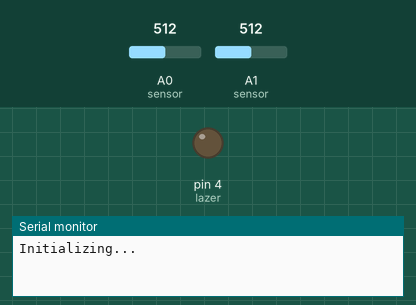
Recording of a sketch running on a simulated Arduino Uno, built with avr-gcc and run on an emulated ATmega328P. Shown: output pins drawn as LEDs (lit = HIGH), the last lines printed to the serial monitor. The inputs (shaded band) are chosen by the test bench; at power-on: A0 (sensor) = 512, A1 (sensor) = 512. The modem accepts every AT command (registered, SIM ready, sends succeed) and sends nothing else.

Above: at 0.1 s.
At 1.1 s:
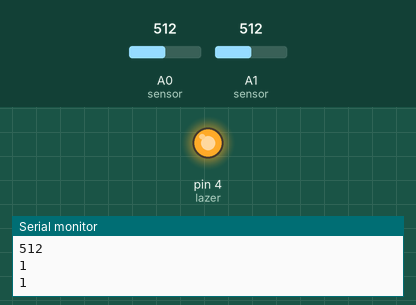
Timing chart, 0 to 2.6 s (numbered marks = the images above):
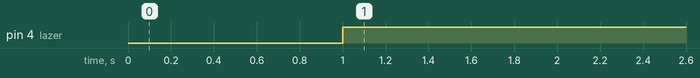

Measured:
- by itself, pin 4 (lazer): LOW → HIGH at 1.0 s

The sketch:

GSM_alarm_system.ino
```cpp
// Yusuf ÖRÜM
// for like this codes please visit my youtube channel -----> (Yusuf ÖRÜM)

#include <SoftwareSerial.h>
SoftwareSerial mySerial(2, 3); //SIM800L Tx & Rx is connected to Arduino #3 & #2
int value;
int light;
int lazer = 4;
int gas;
int ldr;
void setup()
{
  Serial.begin(9600);
  mySerial.begin(9600);
  pinMode(lazer,OUTPUT);
  Serial.println("Initializing...");

  delay(1000);
}

void loop()
{
  digitalWrite(lazer,HIGH);
  light = analogRead(A0); // gets value from lazer sensor
  value = analogRead(A1); // gets value from gas sensor
    Serial.println(light);
    Serial.println(value);

  delay(50);


  if(value>=300){
  gas = 1;
  }
  else {gas = 0;}

    if(light<=900){
  ldr = 1;
  }
  else {ldr = 0;}

  Serial.println(gas);
    Serial.println(ldr);

  while(ldr){
  mySerial.println("AT"); //Once the handshake test is successful, it will back to OK
  updateSerial();
  mySerial.println("AT+CSQ"); //Signal quality test, value range is 0-31 , 31 is the best
  updateSerial();
  mySerial.println("AT+CCID"); //Read SIM information to confirm whether the SIM is plugged
  updateSerial();
  mySerial.println("AT+CREG?"); //Check whether it has registered in the network
  updateSerial();
  mySerial.println("AT+CMGF=1"); // Configuring TEXT mode
  updateSerial();
  mySerial.println("AT+CMGS=\"############\"");//change ZZ with country code and xxxxxxxxxxx with phone number to sms
  updateSerial();
  mySerial.print("Thief Alarm!!!"); //text content
  updateSerial();
  mySerial.write(26);
  ldr = 0;
  }
  updateSerial();

  while(gas){
  mySerial.println("AT"); //Once the handshake test is successful, it will back to OK
  updateSerial();
  mySerial.println("AT+CSQ"); //Signal quality test, value range is 0-31 , 31 is the best
  updateSerial();
  mySerial.println("AT+CCID"); //Read SIM information to confirm whether the SIM is plugged
  updateSerial();
  mySerial.println("AT+CREG?"); //Check whether it has registered in the network
  updateSerial();
  mySerial.println("AT+CMGF=1"); // Configuring TEXT mode
  updateSerial();
  mySerial.println("AT+CMGS=\"+############\"");//change ZZ with country code and xxxxxxxxxxx with phone number to sms
  updateSerial();
  mySerial.print("Fire Alarm!!!"); //text content
  updateSerial();
  mySerial.write(26);
  gas = 0;
  }
delay (10000);

updateSerial();


}

void updateSerial()
{
  delay(3000);
  while (Serial.available())
  {
    mySerial.write(Serial.read());//Forward what Serial received to Software Serial Port
  }
  while(mySerial.available())
  {
    Serial.write(mySerial.read());//Forward what Software Serial received to Serial Port
  }
}
```
